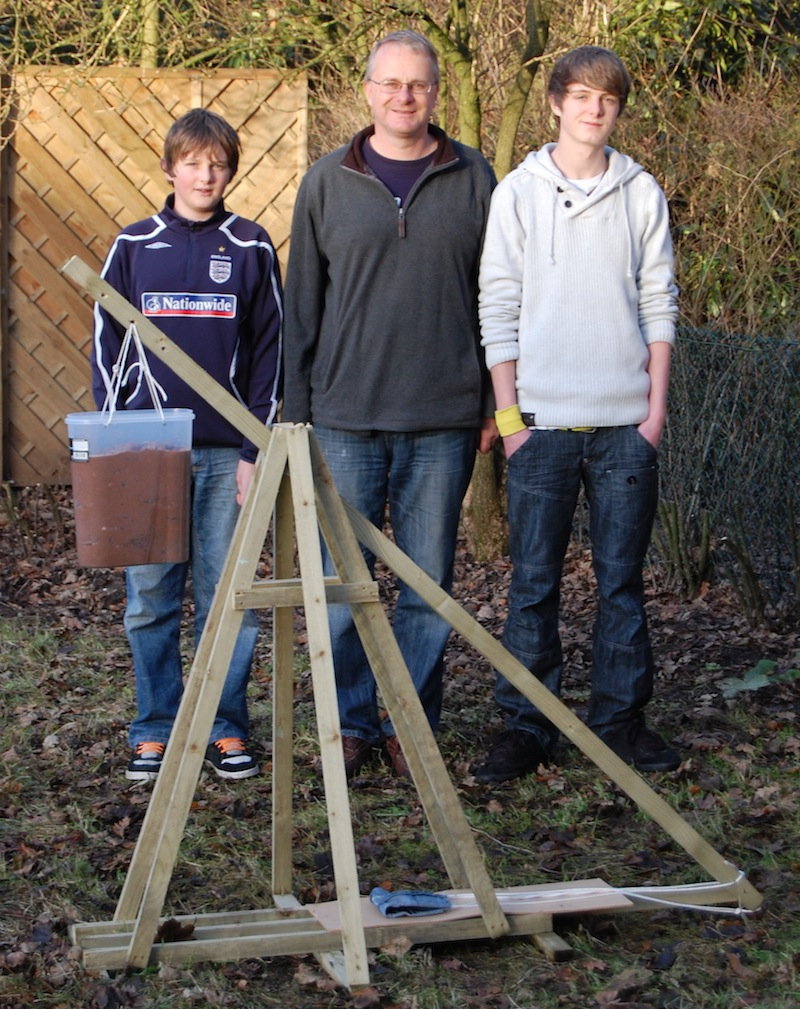
#> input picture python/faces.jpg, 800 x 1009 px, given in place of the camera
$ python ch_08_detect_motion.py
#> lines starting #> are read from the running program, lines starting #| are printed output that depends on the picture
import cv2
import numpy as np
from imutils.video import VideoStream
from imutils import resize

diff_threshold = 1000000

vs = VideoStream(src=0).start()

def getImage():
    im = vs.read()
#> im is the input picture: shape (1009, 800, 3); mean B, G, R 84.2, 92, 99.3
    im = cv2.cvtColor(im, cv2.COLOR_BGR2GRAY)
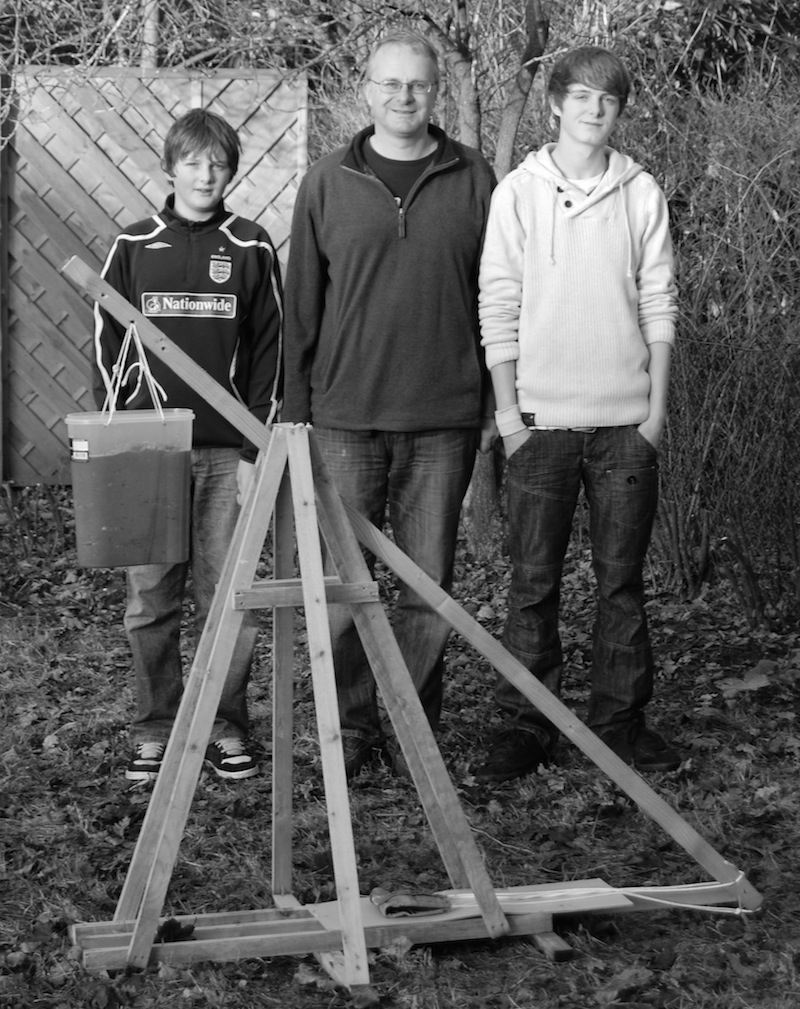
#> im: shape (1009, 800); min 0, max 255, mean 93.3
    im = cv2.blur(im, (20, 20))
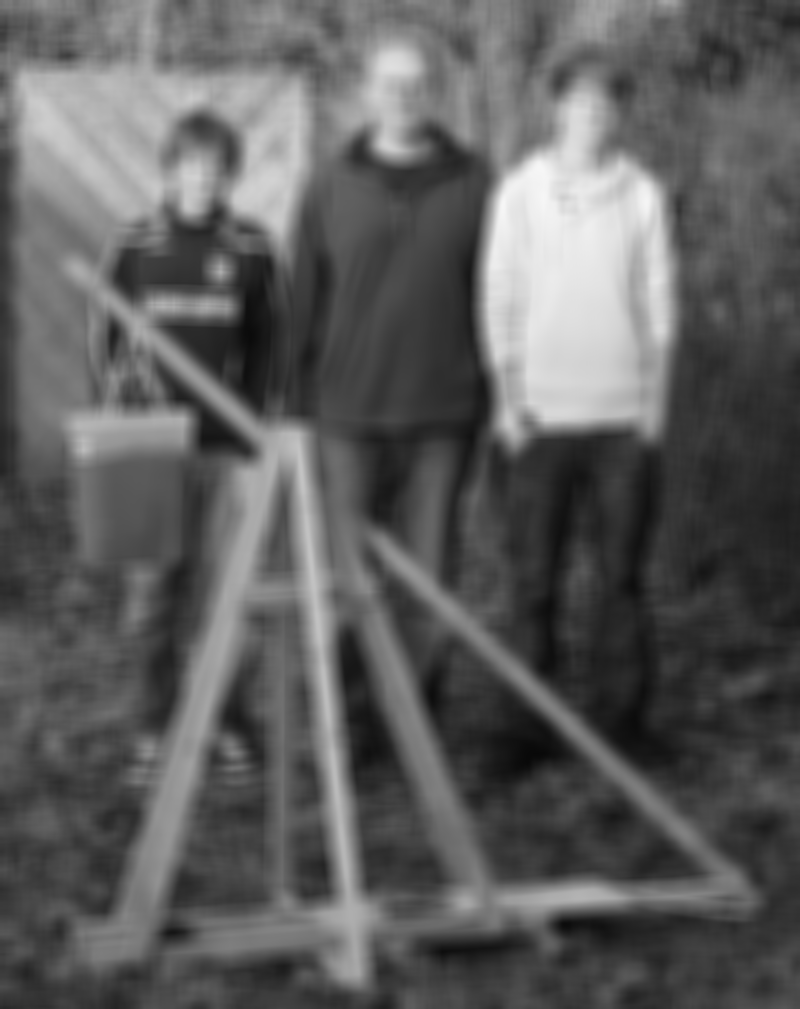
#> im: shape (1009, 800); min 8, max 246, mean 93.3
    return im

old_image = getImage()

while True:
    new_image = getImage()
    diff = cv2.absdiff(old_image, new_image)
    diff_score = np.sum(diff)
    # print(diff_score)
    if diff_score > diff_threshold:
        print("Movement detected")
    old_image = new_image
